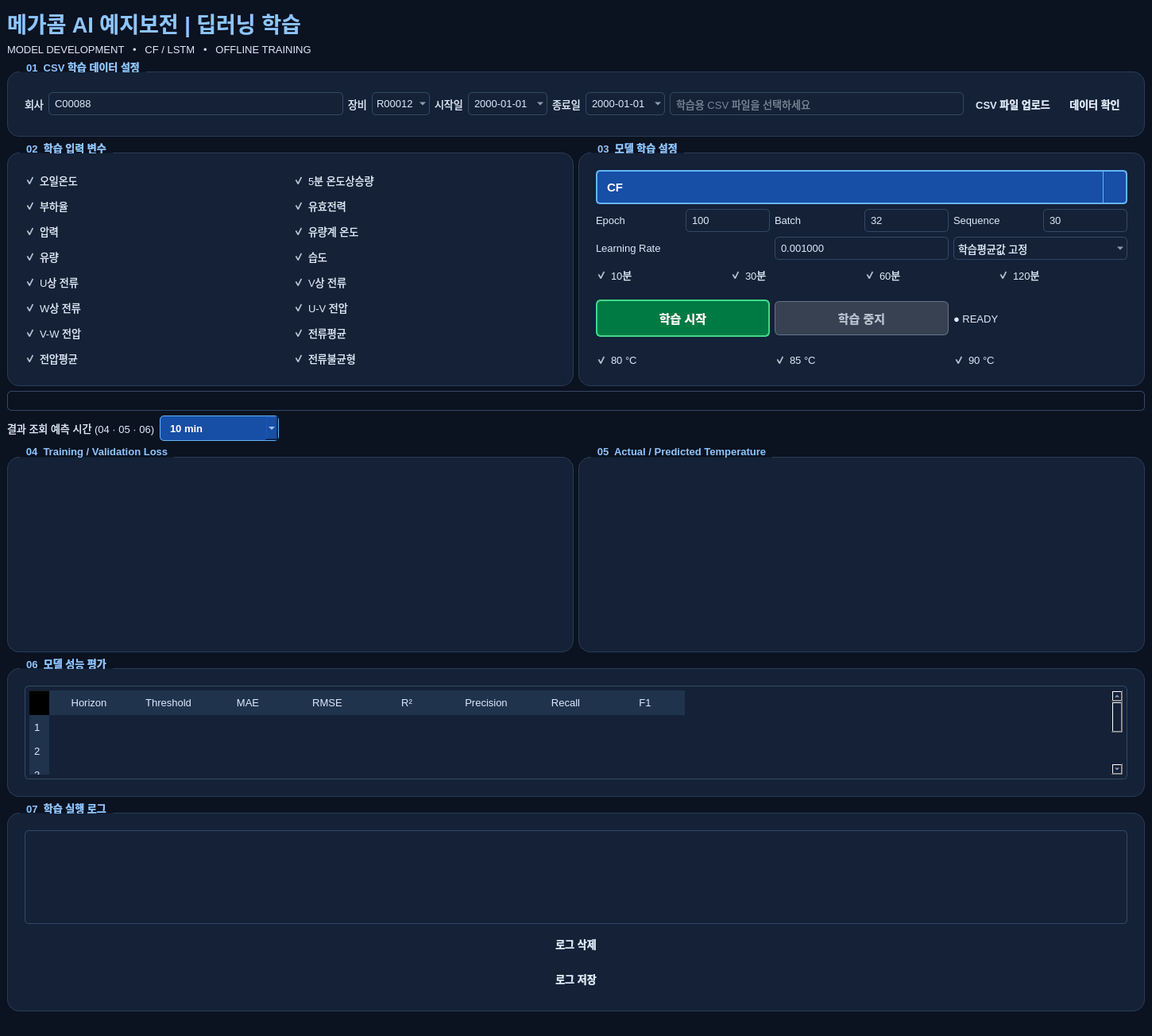
<?xml version="1.0" encoding="UTF-8"?>
<ui version="4.0">
 <class>TrainingWindow</class>
 <widget class="QMainWindow" name="TrainingWindow">
  <property name="geometry">
   <rect>
    <x>0</x>
    <y>0</y>
    <width>1450</width>
    <height>1304</height>
   </rect>
  </property>
  <property name="windowTitle">
   <string>MEGACOM | AI Training</string>
  </property>
  <property name="styleSheet">
   <string>QWidget { background:#0B1220; color:#DCE9FA; font-family:&quot;Pretendard&quot;, &quot;맑은 고딕&quot;; font-size:10pt; } QGroupBox { background:#142137; border:1px solid #293D58; border-radius:15px; margin-top:14px; padding:12px; font-weight:bold; } QGroupBox::title { subcontrol-origin:margin; left:16px; padding:0 6px; color:#8EC5FF; } QGroupBox QWidget { background:transparent; } QLineEdit,QComboBox,QSpinBox,QDoubleSpinBox,QDateEdit,QPlainTextEdit,QTableWidget { background:#0B1220; border:1px solid #344965; border-radius:5px; padding:5px; } QPushButton { background:#176B70; border-radius:6px; padding:9px; font-weight:bold; } QPushButton:disabled { background:#293548; color:#77879B; } QPushButton#btnStop { background:#843B4B; } QHeaderView::section { background:#20334D; color:#DCE9FA; padding:6px; border:0; } QProgressBar { border:1px solid #344965; border-radius:5px; text-align:center; } QProgressBar::chunk { background:#149E96; } QLabel#lblTitle { font-size:20pt; font-weight:bold; color:#8EC5FF; }
QPushButton#btnStart { background-color:#007A43; color:#FFFFFF; border:2px solid #40D98B; font-size:11pt; font-weight:bold; padding:10px; }
QPushButton#btnStart:hover { background-color:#008A49; }
QPushButton#btnStart:pressed { background-color:#005C32; }
QPushButton#btnStop { background-color:#B91C1C; color:#FFFFFF; border:2px solid #F87171; font-size:11pt; }
QPushButton#btnStop:hover { background-color:#C62828; }
QPushButton#btnStart:disabled, QPushButton#btnStop:disabled { background-color:#374151; color:#B9C3D0; border:1px solid #64748B; }
QGroupBox QComboBox#cmbModel { background-color:#174EA6; color:#FFFFFF; border:2px solid #64B5F6; border-radius:5px; font-size:11pt; font-weight:bold; padding:7px 12px; min-height:25px; }
QGroupBox QComboBox#cmbModel:hover { background-color:#1565C0; }
QComboBox#cmbModel::drop-down { width:28px; border-left:1px solid #64B5F6; }
QComboBox#cmbModel QAbstractItemView { background-color:#172B45; color:#FFFFFF; selection-background-color:#1565C0; selection-color:#FFFFFF; border:2px solid #64B5F6; outline:0; }
QComboBox#cmbModel:disabled { background-color:#374151; color:#D1D5DB; border:1px solid #64748B; }

QPlainTextEdit#txtLog { font-family:&quot;Pretendard&quot;, &quot;맑은 고딕&quot;; font-size:10pt; font-weight:normal; }

/* Dark popup menus and calendar */
QComboBox QAbstractItemView, QGroupBox QComboBox QAbstractItemView {
 background-color:#172B45; color:#F1F5FB; selection-background-color:#174EA6; selection-color:#FFFFFF; border:1px solid #45658A; outline:0;
}
QComboBox QAbstractItemView::item { min-height:26px; padding:4px 8px; }
QCalendarWidget, QGroupBox QCalendarWidget { background-color:#142137; color:#F1F5FB; }
QCalendarWidget QWidget, QGroupBox QCalendarWidget QWidget { background-color:#142137; color:#F1F5FB; }
QCalendarWidget QAbstractItemView, QGroupBox QCalendarWidget QAbstractItemView { background-color:#172B45; alternate-background-color:#20334D; color:#F1F5FB; selection-background-color:#174EA6; selection-color:#FFFFFF; }
QCalendarWidget QAbstractItemView:disabled { color:#8494AC; }
QCalendarWidget QToolButton { background-color:#20334D; color:#FFFFFF; border:1px solid #344965; padding:4px; }
QCalendarWidget QToolButton:hover { background-color:#174EA6; }
QCalendarWidget QMenu { background-color:#172B45; color:#FFFFFF; }
QCalendarWidget QMenu::item:selected { background-color:#174EA6; color:#FFFFFF; }
QCalendarWidget QSpinBox { background-color:#172B45; color:#FFFFFF; }

QComboBox#cmbViewHorizon { background:#174EA6; color:white; border:1px solid #64B5F6; font-weight:bold; padding:5px 12px; }
</string>
  </property>
  <widget class="QWidget" name="centralwidget">
   <layout class="QVBoxLayout" name="mainLayout">
    <item>
     <widget class="QLabel" name="lblTitle">
      <property name="text">
       <string>메가콤 AI 예지보전 | 딥러닝 학습 </string>
      </property>
     </widget>
    </item>
    <item>
     <widget class="QLabel" name="subtitle">
      <property name="text">
       <string>MODEL DEVELOPMENT   •   CF / LSTM   •   OFFLINE TRAINING</string>
      </property>
     </widget>
    </item>
    <item>
     <widget class="QGroupBox" name="groupData">
      <property name="title">
       <string>01  CSV 학습 데이터 설정</string>
      </property>
      <layout class="QHBoxLayout" name="dataLayout">
       <item>
        <widget class="QLabel" name="companyLabel">
         <property name="text">
          <string>회사</string>
         </property>
        </widget>
       </item>
       <item>
        <widget class="QLineEdit" name="companyEdit">
         <property name="text">
          <string>C00088</string>
         </property>
        </widget>
       </item>
       <item>
        <widget class="QLabel" name="deviceLabel">
         <property name="text">
          <string>장비</string>
         </property>
        </widget>
       </item>
       <item>
        <widget class="QComboBox" name="cmbDevice">
         <item>
          <property name="text">
           <string>R00012</string>
          </property>
         </item>
         <item>
          <property name="text">
           <string>R00047</string>
          </property>
         </item>
         <item>
          <property name="text">
           <string>R00048</string>
          </property>
         </item>
        </widget>
       </item>
       <item>
        <widget class="QLabel" name="dateStartLabel">
         <property name="text">
          <string>시작일</string>
         </property>
        </widget>
       </item>
       <item>
        <widget class="QDateEdit" name="dateStart">
         <property name="displayFormat">
          <string>yyyy-MM-dd</string>
         </property>
         <property name="calendarPopup">
          <bool>true</bool>
         </property>
        </widget>
       </item>
       <item>
        <widget class="QLabel" name="dateEndLabel">
         <property name="text">
          <string>종료일</string>
         </property>
        </widget>
       </item>
       <item>
        <widget class="QDateEdit" name="dateEnd">
         <property name="displayFormat">
          <string>yyyy-MM-dd</string>
         </property>
         <property name="calendarPopup">
          <bool>true</bool>
         </property>
        </widget>
       </item>
       <item>
        <widget class="QLineEdit" name="txtCSV">
         <property name="placeholderText">
          <string>학습용 CSV 파일을 선택하세요</string>
         </property>
        </widget>
       </item>
       <item>
        <widget class="QPushButton" name="btnCSV">
         <property name="text">
          <string>CSV 파일 업로드</string>
         </property>
        </widget>
       </item>
       <item>
        <widget class="QPushButton" name="btnLoadData">
         <property name="text">
          <string>데이터 확인</string>
         </property>
        </widget>
       </item>
      </layout>
     </widget>
    </item>
    <item>
     <layout class="QHBoxLayout" name="settingsLayout">
      <item>
       <widget class="QGroupBox" name="groupFeatures">
        <property name="title">
         <string>02  학습 입력 변수</string>
        </property>
        <layout class="QGridLayout" name="featureLayout">
         <item row="0" column="0">
          <widget class="QCheckBox" name="chk_io003">
           <property name="text">
            <string>오일온도</string>
           </property>
           <property name="checked">
            <bool>true</bool>
           </property>
          </widget>
         </item>
         <item row="0" column="1">
          <widget class="QCheckBox" name="chk_temp_rise_5min">
           <property name="text">
            <string>5분 온도상승량</string>
           </property>
           <property name="checked">
            <bool>true</bool>
           </property>
          </widget>
         </item>
         <item row="1" column="0">
          <widget class="QCheckBox" name="chk_io028">
           <property name="text">
            <string>부하율</string>
           </property>
           <property name="checked">
            <bool>true</bool>
           </property>
          </widget>
         </item>
         <item row="1" column="1">
          <widget class="QCheckBox" name="chk_io010">
           <property name="text">
            <string>유효전력</string>
           </property>
           <property name="checked">
            <bool>true</bool>
           </property>
          </widget>
         </item>
         <item row="2" column="0">
          <widget class="QCheckBox" name="chk_io044">
           <property name="text">
            <string>압력</string>
           </property>
           <property name="checked">
            <bool>true</bool>
           </property>
          </widget>
         </item>
         <item row="2" column="1">
          <widget class="QCheckBox" name="chk_io045">
           <property name="text">
            <string>유량계 온도</string>
           </property>
           <property name="checked">
            <bool>true</bool>
           </property>
          </widget>
         </item>
         <item row="3" column="0">
          <widget class="QCheckBox" name="chk_io046">
           <property name="text">
            <string>유량</string>
           </property>
           <property name="checked">
            <bool>true</bool>
           </property>
          </widget>
         </item>
         <item row="3" column="1">
          <widget class="QCheckBox" name="chk_io048">
           <property name="text">
            <string>습도</string>
           </property>
           <property name="checked">
            <bool>true</bool>
           </property>
          </widget>
         </item>
         <item row="4" column="0">
          <widget class="QCheckBox" name="chk_io007">
           <property name="text">
            <string>U상 전류</string>
           </property>
           <property name="checked">
            <bool>true</bool>
           </property>
          </widget>
         </item>
         <item row="4" column="1">
          <widget class="QCheckBox" name="chk_io008">
           <property name="text">
            <string>V상 전류</string>
           </property>
           <property name="checked">
            <bool>true</bool>
           </property>
          </widget>
         </item>
         <item row="5" column="0">
          <widget class="QCheckBox" name="chk_io009">
           <property name="text">
            <string>W상 전류</string>
           </property>
           <property name="checked">
            <bool>true</bool>
           </property>
          </widget>
         </item>
         <item row="5" column="1">
          <widget class="QCheckBox" name="chk_io004">
           <property name="text">
            <string>U-V 전압</string>
           </property>
           <property name="checked">
            <bool>true</bool>
           </property>
          </widget>
         </item>
         <item row="6" column="0">
          <widget class="QCheckBox" name="chk_io005">
           <property name="text">
            <string>V-W 전압</string>
           </property>
           <property name="checked">
            <bool>true</bool>
           </property>
          </widget>
         </item>
         <item row="6" column="1">
          <widget class="QCheckBox" name="chk_current_avg">
           <property name="text">
            <string>전류평균</string>
           </property>
           <property name="checked">
            <bool>true</bool>
           </property>
          </widget>
         </item>
         <item row="7" column="0">
          <widget class="QCheckBox" name="chk_voltage_avg">
           <property name="text">
            <string>전압평균</string>
           </property>
           <property name="checked">
            <bool>true</bool>
           </property>
          </widget>
         </item>
         <item row="7" column="1">
          <widget class="QCheckBox" name="chk_current_unbalance">
           <property name="text">
            <string>전류불균형</string>
           </property>
           <property name="checked">
            <bool>true</bool>
           </property>
          </widget>
         </item>
        </layout>
       </widget>
      </item>
      <item>
       <widget class="QGroupBox" name="groupModel">
        <property name="title">
         <string>03  모델 학습 설정</string>
        </property>
        <layout class="QVBoxLayout" name="modelLayout">
         <item>
          <widget class="QComboBox" name="cmbModel">
           <item>
            <property name="text">
             <string>CF</string>
            </property>
           </item>
           <item>
            <property name="text">
             <string>LSTM</string>
            </property>
           </item>
          </widget>
         </item>
         <item>
          <layout class="QHBoxLayout" name="params">
           <item>
            <widget class="QLabel" name="spinEpochLabel">
             <property name="text">
              <string>Epoch</string>
             </property>
            </widget>
           </item>
           <item>
            <widget class="QSpinBox" name="spinEpoch">
             <property name="minimum">
              <number>1</number>
             </property>
             <property name="maximum">
              <number>10000</number>
             </property>
             <property name="value">
              <number>100</number>
             </property>
            </widget>
           </item>
           <item>
            <widget class="QLabel" name="spinBatchLabel">
             <property name="text">
              <string>Batch</string>
             </property>
            </widget>
           </item>
           <item>
            <widget class="QSpinBox" name="spinBatch">
             <property name="minimum">
              <number>1</number>
             </property>
             <property name="maximum">
              <number>4096</number>
             </property>
             <property name="value">
              <number>32</number>
             </property>
            </widget>
           </item>
           <item>
            <widget class="QLabel" name="spinSequenceLabel">
             <property name="text">
              <string>Sequence</string>
             </property>
            </widget>
           </item>
           <item>
            <widget class="QSpinBox" name="spinSequence">
             <property name="minimum">
              <number>1</number>
             </property>
             <property name="maximum">
              <number>1440</number>
             </property>
             <property name="value">
              <number>30</number>
             </property>
            </widget>
           </item>
          </layout>
         </item>
         <item>
          <layout class="QHBoxLayout" name="lrLayout">
           <item>
            <widget class="QLabel" name="lrLabel">
             <property name="text">
              <string>Learning Rate</string>
             </property>
            </widget>
           </item>
           <item>
            <widget class="QDoubleSpinBox" name="spinLR">
             <property name="decimals">
              <number>6</number>
             </property>
             <property name="minimum">
              <double>0.000001000000000</double>
             </property>
             <property name="maximum">
              <double>1.000000000000000</double>
             </property>
             <property name="value">
              <double>0.001000000000000</double>
             </property>
            </widget>
           </item>
           <item>
            <widget class="QComboBox" name="cmbHumidity">
             <property name="currentIndex">
              <number>1</number>
             </property>
             <item>
              <property name="text">
               <string>실제값 사용</string>
              </property>
             </item>
             <item>
              <property name="text">
               <string>학습평균값 고정</string>
              </property>
             </item>
             <item>
              <property name="text">
               <string>습도 제외</string>
              </property>
             </item>
            </widget>
           </item>
          </layout>
         </item>
         <item>
          <layout class="QHBoxLayout" name="horizonLayout">
           <item>
            <widget class="QCheckBox" name="chk10">
             <property name="text">
              <string>10분</string>
             </property>
             <property name="checked">
              <bool>true</bool>
             </property>
            </widget>
           </item>
           <item>
            <widget class="QCheckBox" name="chk30">
             <property name="text">
              <string>30분</string>
             </property>
             <property name="checked">
              <bool>true</bool>
             </property>
            </widget>
           </item>
           <item>
            <widget class="QCheckBox" name="chk60">
             <property name="text">
              <string>60분</string>
             </property>
             <property name="checked">
              <bool>true</bool>
             </property>
            </widget>
           </item>
           <item>
            <widget class="QCheckBox" name="chk120">
             <property name="text">
              <string>120분</string>
             </property>
             <property name="checked">
              <bool>true</bool>
             </property>
            </widget>
           </item>
          </layout>
         </item>
         <item>
          <layout class="QHBoxLayout" name="buttons">
           <item>
            <widget class="QPushButton" name="btnStart">
             <property name="text">
              <string>학습 시작</string>
             </property>
            </widget>
           </item>
           <item>
            <widget class="QPushButton" name="btnStop">
             <property name="enabled">
              <bool>false</bool>
             </property>
             <property name="text">
              <string>학습 중지</string>
             </property>
            </widget>
           </item>
           <item>
            <widget class="QLabel" name="trainingStatus">
             <property name="text">
              <string>● READY</string>
             </property>
            </widget>
           </item>
          </layout>
         </item>
         <item>
          <layout class="QHBoxLayout" name="thresholdLayout">
           <item>
            <widget class="QCheckBox" name="chk80">
             <property name="text">
              <string>80 °C</string>
             </property>
             <property name="checked">
              <bool>true</bool>
             </property>
            </widget>
           </item>
           <item>
            <widget class="QCheckBox" name="chk85">
             <property name="text">
              <string>85 °C</string>
             </property>
             <property name="checked">
              <bool>true</bool>
             </property>
            </widget>
           </item>
           <item>
            <widget class="QCheckBox" name="chk90">
             <property name="text">
              <string>90 °C</string>
             </property>
             <property name="checked">
              <bool>true</bool>
             </property>
            </widget>
           </item>
          </layout>
         </item>
        </layout>
       </widget>
      </item>
     </layout>
    </item>
    <item>
     <widget class="QProgressBar" name="progressBar"/>
    </item>
    <item>
     <layout class="QHBoxLayout" name="viewLayout">
      <item>
       <widget class="QLabel" name="lblViewHorizon">
        <property name="text">
         <string>결과 조회 예측 시간 (04 · 05 · 06)</string>
        </property>
       </widget>
      </item>
      <item>
       <widget class="QComboBox" name="cmbViewHorizon">
        <property name="minimumSize">
         <size>
          <width>150</width>
          <height>32</height>
         </size>
        </property>
        <item>
         <property name="text">
          <string>10 min</string>
         </property>
        </item>
        <item>
         <property name="text">
          <string>30 min</string>
         </property>
        </item>
        <item>
         <property name="text">
          <string>60 min</string>
         </property>
        </item>
        <item>
         <property name="text">
          <string>120 min</string>
         </property>
        </item>
       </widget>
      </item>
      <item>
       <spacer name="viewSpacer">
        <property name="orientation">
         <enum>Qt::Horizontal</enum>
        </property>
        <property name="sizeHint" stdset="0">
         <size>
          <width>40</width>
          <height>20</height>
         </size>
        </property>
       </spacer>
      </item>
     </layout>
    </item>
    <item>
     <layout class="QHBoxLayout" name="graphLayout">
      <item>
       <widget class="QGroupBox" name="groupLoss">
        <property name="minimumSize">
         <size>
          <width>0</width>
          <height>260</height>
         </size>
        </property>
        <property name="title">
         <string>04  Training / Validation Loss</string>
        </property>
        <layout class="QVBoxLayout" name="lossLayout"/>
       </widget>
      </item>
      <item>
       <widget class="QGroupBox" name="groupPrediction">
        <property name="minimumSize">
         <size>
          <width>0</width>
          <height>260</height>
         </size>
        </property>
        <property name="title">
         <string>05  Actual / Predicted Temperature</string>
        </property>
        <layout class="QVBoxLayout" name="predictionLayout"/>
       </widget>
      </item>
     </layout>
    </item>
    <item>
     <widget class="QGroupBox" name="groupResults">
      <property name="title">
       <string>06  모델 성능 평가</string>
      </property>
      <layout class="QVBoxLayout" name="resultsLayout">
       <item>
        <widget class="QTableWidget" name="tableResult">
         <property name="rowCount">
          <number>4</number>
         </property>
         <property name="columnCount">
          <number>8</number>
         </property>
         <row/>
         <row/>
         <row/>
         <row/>
         <column>
          <property name="text">
           <string>Horizon</string>
          </property>
         </column>
         <column>
          <property name="text">
           <string>Threshold</string>
          </property>
         </column>
         <column>
          <property name="text">
           <string>MAE</string>
          </property>
         </column>
         <column>
          <property name="text">
           <string>RMSE</string>
          </property>
         </column>
         <column>
          <property name="text">
           <string>R²</string>
          </property>
         </column>
         <column>
          <property name="text">
           <string>Precision</string>
          </property>
         </column>
         <column>
          <property name="text">
           <string>Recall</string>
          </property>
         </column>
         <column>
          <property name="text">
           <string>F1</string>
          </property>
         </column>
        </widget>
       </item>
      </layout>
     </widget>
    </item>
    <item>
     <widget class="QGroupBox" name="groupLog">
      <property name="title">
       <string>07  학습 실행 로그</string>
      </property>
      <layout class="QVBoxLayout" name="logLayout">
       <item>
        <widget class="QPlainTextEdit" name="txtLog">
         <property name="font">
          <font>
           <family>Pretendard</family>
           <pointsize>10</pointsize>
           <weight>50</weight>
           <bold>false</bold>
          </font>
         </property>
         <property name="readOnly">
          <bool>true</bool>
         </property>
        </widget>
       </item>
       <item>
        <widget class="QPushButton" name="btnClear">
         <property name="text">
          <string>로그 삭제</string>
         </property>
        </widget>
       </item>
       <item>
        <widget class="QPushButton" name="btnSaveLog">
         <property name="text">
          <string>로그 저장</string>
         </property>
        </widget>
       </item>
      </layout>
     </widget>
    </item>
   </layout>
  </widget>
  <widget class="QStatusBar" name="statusbar"/>
 </widget>
 <resources/>
 <connections/>
</ui>
